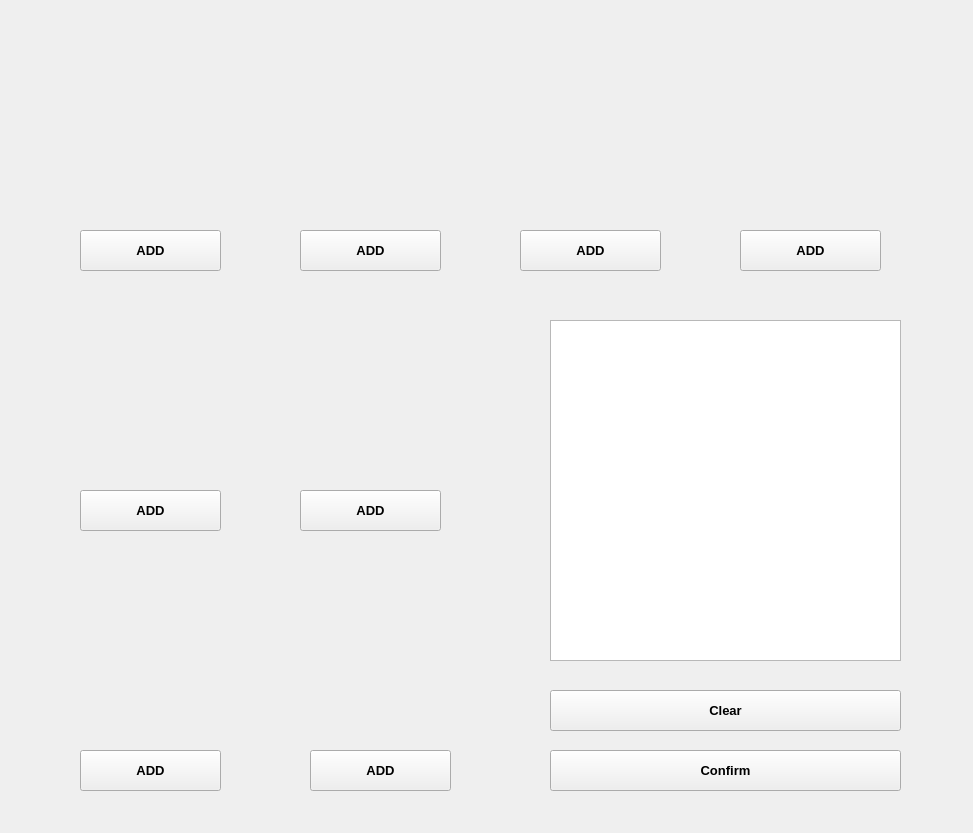
<?xml version="1.0" encoding="UTF-8"?>
<ui version="4.0">
 <class>Form</class>
 <widget class="QWidget" name="Form">
  <property name="geometry">
   <rect>
    <x>0</x>
    <y>0</y>
    <width>973</width>
    <height>833</height>
   </rect>
  </property>
  <property name="windowTitle">
   <string>Form</string>
  </property>
  <widget class="QListView" name="listMenu">
   <property name="enabled">
    <bool>true</bool>
   </property>
   <property name="geometry">
    <rect>
     <x>550</x>
     <y>320</y>
     <width>351</width>
     <height>341</height>
    </rect>
   </property>
  </widget>
  <widget class="QPushButton" name="btt_Confirm">
   <property name="geometry">
    <rect>
     <x>550</x>
     <y>750</y>
     <width>351</width>
     <height>41</height>
    </rect>
   </property>
   <property name="font">
    <font>
     <pointsize>10</pointsize>
     <weight>75</weight>
     <bold>true</bold>
    </font>
   </property>
   <property name="text">
    <string>Confirm</string>
   </property>
  </widget>
  <widget class="QLabel" name="label">
   <property name="geometry">
    <rect>
     <x>60</x>
     <y>50</y>
     <width>181</width>
     <height>151</height>
    </rect>
   </property>
   <property name="styleSheet">
    <string notr="true">background-image: url(:/newPrefix/smoothie-menu-1.jpg);</string>
   </property>
   <property name="text">
    <string/>
   </property>
   <property name="pixmap">
    <pixmap resource="Pic.qrc">:/newPrefix/smoothie-menu-1.jpg</pixmap>
   </property>
   <property name="scaledContents">
    <bool>true</bool>
   </property>
  </widget>
  <widget class="QLabel" name="label_2">
   <property name="geometry">
    <rect>
     <x>280</x>
     <y>50</y>
     <width>181</width>
     <height>151</height>
    </rect>
   </property>
   <property name="styleSheet">
    <string notr="true">background-image: url(:/newPrefix/smoothie-menu-2.jpg);</string>
   </property>
   <property name="text">
    <string/>
   </property>
   <property name="pixmap">
    <pixmap resource="Pic.qrc">:/newPrefix/smoothie-menu-2.jpg</pixmap>
   </property>
   <property name="scaledContents">
    <bool>true</bool>
   </property>
  </widget>
  <widget class="QLabel" name="label_3">
   <property name="geometry">
    <rect>
     <x>500</x>
     <y>50</y>
     <width>181</width>
     <height>151</height>
    </rect>
   </property>
   <property name="styleSheet">
    <string notr="true">background-image: url(:/newPrefix/Latte-Frappe.jpg);
</string>
   </property>
   <property name="text">
    <string/>
   </property>
   <property name="pixmap">
    <pixmap resource="Pic.qrc">:/newPrefix/Latte-Frappe.jpg</pixmap>
   </property>
   <property name="scaledContents">
    <bool>true</bool>
   </property>
  </widget>
  <widget class="QLabel" name="label_4">
   <property name="geometry">
    <rect>
     <x>60</x>
     <y>310</y>
     <width>181</width>
     <height>151</height>
    </rect>
   </property>
   <property name="styleSheet">
    <string notr="true">background-image: url(:/newPrefix/thai-tea.jpg);
</string>
   </property>
   <property name="text">
    <string/>
   </property>
   <property name="pixmap">
    <pixmap resource="Pic.qrc">:/newPrefix/thai-tea.jpg</pixmap>
   </property>
   <property name="scaledContents">
    <bool>true</bool>
   </property>
  </widget>
  <widget class="QLabel" name="label_5">
   <property name="geometry">
    <rect>
     <x>720</x>
     <y>50</y>
     <width>181</width>
     <height>151</height>
    </rect>
   </property>
   <property name="styleSheet">
    <string notr="true">background-image: url(:/newPrefix/smoothie-menu-1.jpg);
background-image: url(:/newPrefix/smoothie-menu-2.jpg);
background-image: url(:/newPrefix/smoothie-menu-2.jpg);</string>
   </property>
   <property name="text">
    <string/>
   </property>
   <property name="pixmap">
    <pixmap resource="Pic.qrc">:/newPrefix/Oreo.jpg</pixmap>
   </property>
   <property name="scaledContents">
    <bool>true</bool>
   </property>
  </widget>
  <widget class="QLabel" name="label_6">
   <property name="geometry">
    <rect>
     <x>280</x>
     <y>310</y>
     <width>181</width>
     <height>151</height>
    </rect>
   </property>
   <property name="styleSheet">
    <string notr="true">background-image: url(:/newPrefix/smoothie-menu-1.jpg);</string>
   </property>
   <property name="text">
    <string/>
   </property>
   <property name="pixmap">
    <pixmap resource="Pic.qrc">:/newPrefix/menus-from-mango-5.jpg</pixmap>
   </property>
   <property name="scaledContents">
    <bool>true</bool>
   </property>
  </widget>
  <widget class="QLabel" name="label_7">
   <property name="geometry">
    <rect>
     <x>60</x>
     <y>570</y>
     <width>181</width>
     <height>151</height>
    </rect>
   </property>
   <property name="styleSheet">
    <string notr="true">background-image: url(:/newPrefix/smoothie-menu-1.jpg);
</string>
   </property>
   <property name="text">
    <string/>
   </property>
   <property name="pixmap">
    <pixmap resource="Pic.qrc">:/newPrefix/coconut-smoothie.jpg</pixmap>
   </property>
   <property name="scaledContents">
    <bool>true</bool>
   </property>
  </widget>
  <widget class="QLabel" name="label_8">
   <property name="geometry">
    <rect>
     <x>280</x>
     <y>570</y>
     <width>181</width>
     <height>151</height>
    </rect>
   </property>
   <property name="styleSheet">
    <string notr="true">background-image: url(:/newPrefix/smoothie-menu-1.jpg);
</string>
   </property>
   <property name="text">
    <string/>
   </property>
   <property name="pixmap">
    <pixmap resource="Pic.qrc">:/newPrefix/Cocoa-Shake-Cornflakes.jpg</pixmap>
   </property>
   <property name="scaledContents">
    <bool>true</bool>
   </property>
  </widget>
  <widget class="QPushButton" name="btt_Matcha">
   <property name="geometry">
    <rect>
     <x>80</x>
     <y>230</y>
     <width>141</width>
     <height>41</height>
    </rect>
   </property>
   <property name="font">
    <font>
     <pointsize>10</pointsize>
     <weight>75</weight>
     <bold>true</bold>
    </font>
   </property>
   <property name="text">
    <string>ADD</string>
   </property>
  </widget>
  <widget class="QPushButton" name="btt_Strawberry_Yogurt">
   <property name="geometry">
    <rect>
     <x>300</x>
     <y>230</y>
     <width>141</width>
     <height>41</height>
    </rect>
   </property>
   <property name="font">
    <font>
     <pointsize>10</pointsize>
     <weight>75</weight>
     <bold>true</bold>
    </font>
   </property>
   <property name="text">
    <string>ADD</string>
   </property>
  </widget>
  <widget class="QPushButton" name="btt_Latte">
   <property name="geometry">
    <rect>
     <x>520</x>
     <y>230</y>
     <width>141</width>
     <height>41</height>
    </rect>
   </property>
   <property name="font">
    <font>
     <pointsize>10</pointsize>
     <weight>75</weight>
     <bold>true</bold>
    </font>
   </property>
   <property name="text">
    <string>ADD</string>
   </property>
  </widget>
  <widget class="QPushButton" name="btt_Oreo">
   <property name="geometry">
    <rect>
     <x>740</x>
     <y>230</y>
     <width>141</width>
     <height>41</height>
    </rect>
   </property>
   <property name="font">
    <font>
     <pointsize>10</pointsize>
     <weight>75</weight>
     <bold>true</bold>
    </font>
   </property>
   <property name="text">
    <string>ADD</string>
   </property>
  </widget>
  <widget class="QPushButton" name="btt_Cha_Thai">
   <property name="geometry">
    <rect>
     <x>80</x>
     <y>490</y>
     <width>141</width>
     <height>41</height>
    </rect>
   </property>
   <property name="font">
    <font>
     <pointsize>10</pointsize>
     <weight>75</weight>
     <bold>true</bold>
    </font>
   </property>
   <property name="text">
    <string>ADD</string>
   </property>
  </widget>
  <widget class="QPushButton" name="btt_mango">
   <property name="geometry">
    <rect>
     <x>300</x>
     <y>490</y>
     <width>141</width>
     <height>41</height>
    </rect>
   </property>
   <property name="font">
    <font>
     <pointsize>10</pointsize>
     <weight>75</weight>
     <bold>true</bold>
    </font>
   </property>
   <property name="text">
    <string>ADD</string>
   </property>
  </widget>
  <widget class="QPushButton" name="btt_coconut">
   <property name="geometry">
    <rect>
     <x>80</x>
     <y>750</y>
     <width>141</width>
     <height>41</height>
    </rect>
   </property>
   <property name="font">
    <font>
     <pointsize>10</pointsize>
     <weight>75</weight>
     <bold>true</bold>
    </font>
   </property>
   <property name="text">
    <string>ADD</string>
   </property>
  </widget>
  <widget class="QPushButton" name="btt_cocoa">
   <property name="geometry">
    <rect>
     <x>310</x>
     <y>750</y>
     <width>141</width>
     <height>41</height>
    </rect>
   </property>
   <property name="font">
    <font>
     <pointsize>10</pointsize>
     <weight>75</weight>
     <bold>true</bold>
    </font>
   </property>
   <property name="text">
    <string>ADD</string>
   </property>
  </widget>
  <widget class="QPushButton" name="btt_Clear">
   <property name="geometry">
    <rect>
     <x>550</x>
     <y>690</y>
     <width>351</width>
     <height>41</height>
    </rect>
   </property>
   <property name="font">
    <font>
     <pointsize>10</pointsize>
     <weight>75</weight>
     <bold>true</bold>
    </font>
   </property>
   <property name="text">
    <string>Clear</string>
   </property>
  </widget>
 </widget>
 <resources>
  <include location="Pic.qrc"/>
 </resources>
 <connections/>
</ui>
